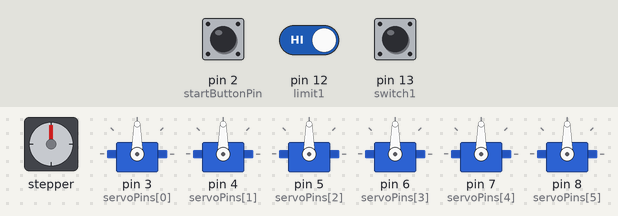
A sketch run on a simulated Arduino Uno, built with avr-gcc and run on an emulated ATmega328P. On the bench: stepper motor, 6 × servo. Wiring (inferred from the names in the program): stepper motor driver (200 steps per turn assumed): step pin 11; direction pin 10. Inputs (shaded band) come from the test bench; at power-on: pin 13 (switch1) HIGH, pin 2 (startButtonPin) HIGH, pin 12 (limit1) HIGH. What the sketch prints to the serial monitor is not drawn.

Above: at 1.2 s.
1.3 s: pin 13 (switch1) pulled LOW for 0.15 s
At 1.75 s:
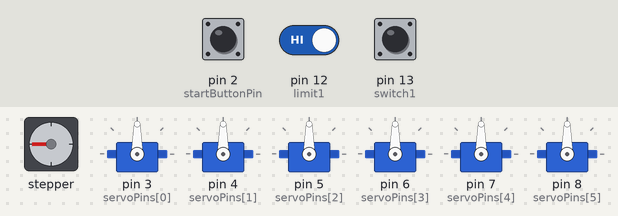
At 2.35 s:
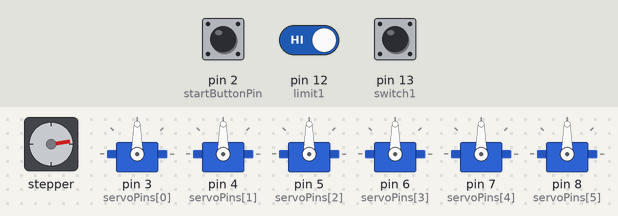
4.3 s: pin 2 (startButtonPin) pulled LOW for 0.15 s
At 5.2 s:
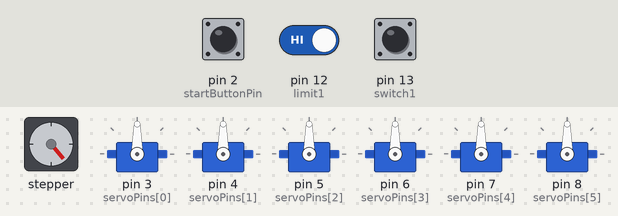
Timing chart, 0 to 28.0 s (numbered marks = the images above; inputs shaded):
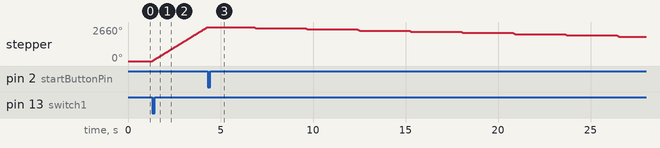

The sketch:

final.ino
```cpp
#include <Servo.h>

// 스텝 모터 핀 설정
const int steppin = 11;
const int dirpin = 10;
const int switch1 = 13;
const int limit1 = 12;
const int startButtonPin = 2;  // 시작 버튼이 연결된 핀

int smode = 0;
float where = 0;
bool startSequence = false;

// 서보 모터 설정
Servo servos[6];
const int servoPins[6] = {3, 4, 5, 6, 7, 8};

// 함수 선언
void moveStepperMotor();
void moveServoMotors(String brailleSequence);

void setup() {
  Serial.begin(9600);  // 시리얼 통신 시작

  // 스텝 모터 핀 설정
  pinMode(steppin, OUTPUT);
  pinMode(dirpin, OUTPUT);
  pinMode(limit1, INPUT_PULLUP);
  pinMode(switch1, INPUT_PULLUP);
  pinMode(startButtonPin, INPUT_PULLUP);  // 시작 버튼 핀을 입력으로 설정

  // 서보 모터 핀 설정 및 중립 위치로 초기화
  for (int i = 0; i < 6; i++) {
    servos[i].attach(servoPins[i]);
    servos[i].write(90);
  }

  Serial.println("Press the start button to begin sequence."); // 안내 메시지
}

void loop() {
  int Sw1 = digitalRead(switch1);  // 스위치 상태 읽기
  int limSw1 = digitalRead(limit1);  // 리미트 스위치 상태 읽기
  int startButtonState = digitalRead(startButtonPin);  // 시작 버튼 상태 읽기

  // 시작 버튼이 눌렸을 때 시퀀스 시작
  if (startButtonState == LOW) {  // 버튼이 눌리면 LOW 신호가 입력됨
    startSequence = true;
    delay(2500);  // 2.5초 대기
  }

  // 시퀀스가 시작된 경우
  if (startSequence) {
    for (int i = 0; i < 11; i++) {  // 스텝 모터가 11번 동작
      moveStepperMotor();  // 스텝 모터 움직이기

      // 서보 모터를 라즈베리파이에서 받은 점자 정보로 움직임
      if (Serial.available() > 0) {
        String brailleSequence = Serial.readStringUntil('\n');  // 점자 정보 수신
        moveServoMotors(brailleSequence);  // 서보 모터 제어
      }

      delay(2700);  // 2.7초 대기
    }
  }

  // 스위치가 눌렸을 때 (Sw1 == 0)
  if (Sw1 == 0) {
    smode = 1;
  }

  if (smode == 1) {
    digitalWrite(dirpin, HIGH);  // 스텝 모터가 역방향으로 동작
    digitalWrite(steppin, HIGH);
    delayMicroseconds(1000);
    digitalWrite(steppin, LOW);
    delayMicroseconds(1000);

    if (limSw1 == 0) {  // 리미트 스위치가 눌리면
      smode = 0;  // 모드 초기화
      where = 0;  // 위치 초기화
    }
  }
}

// 스텝 모터 움직이기 함수
void moveStepperMotor() {
  if (where < 52 * 10) {  // 일정 스텝 거리만큼 이동
    digitalWrite(dirpin, LOW);  // 방향 설정
    for (int x = 0; x < 52; x++) {  // 52 스텝만큼 이동
      digitalWrite(steppin, HIGH);
      delayMicroseconds(1000);
      digitalWrite(steppin, LOW);
      delayMicroseconds(1000);
      where += 1;  // 현재 위치 증가
    }
  }
}

// 서보 모터 움직이기 함수
void moveServoMotors(String brailleSequence) {
  for (int i = 0; i < 6; i++) {
    if (brailleSequence.charAt(i) == '0') {
      servos[i].write(58);  // -32도
    } else if (brailleSequence.charAt(i) == '1') {
      servos[i].write(122);  // +32도
    }
  }

  delay(1000);  // 1초 대기

  // 모든 서보 모터를 중립 위치로 복귀
  for (int i = 0; i < 6; i++) {
    servos[i].write(90);
  }

  delay(1800);  // 다음 시퀀스로 넘어가기 전 잠시 대기
}
```

Measured:
- after the input at 1.3 s, stepper: keeps turning clockwise at about 887°/s, starting at once
